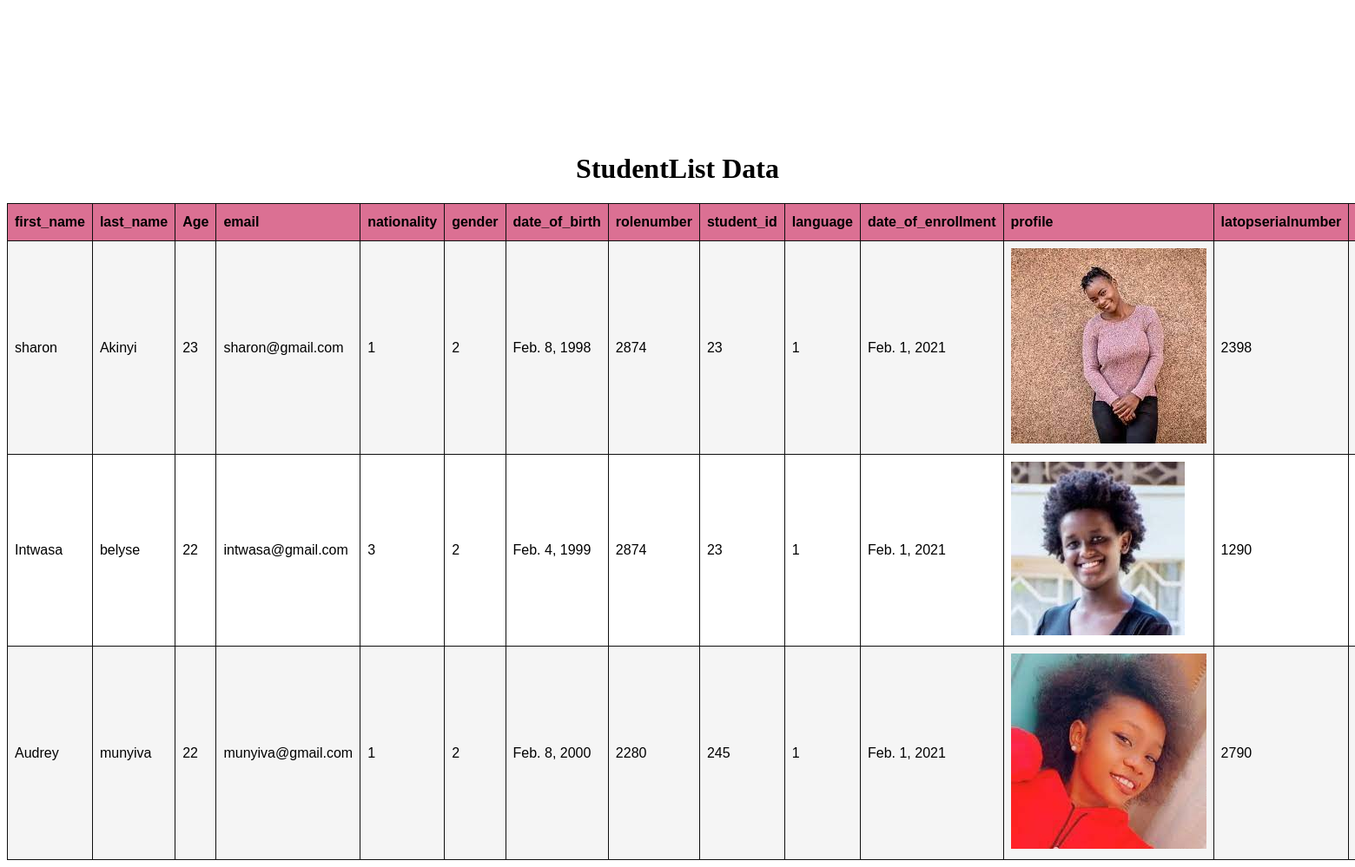
The page /student/list/ on the database its author committed.
### student/models.py (models this page shows, shortened)
class Student(models.Model):
    first_name=models.CharField(max_length=15, null=True)
    last_name=models.CharField(max_length=12, null=True)
    age=models.PositiveSmallIntegerField(null=True)
    date_of_birth=models.DateField(null=True)
    rolenumber=models.CharField(max_length=17, null=True)
    district=models.CharField(max_length=18, null=True)
    gender_choices=(
        ("1",'Male'),
        ("2",'Female'),
        ("3",'Others'),
    )
    gender=models.CharField(max_length=19, choices =gender_choices, null=True)
    email=models.EmailField(max_length=30, null=True)
    student_id=models.PositiveSmallIntegerField(null=True)
    nationality_choices=(
        ('1', 'Kenya'),
         ('2', 'Uganda'),
          ('3', 'Rwanda'),
    )
    nationality=models.CharField(max_length =23,choices=nationality_choices, null=True)
    nationality_id=models.CharField(max_length=20, null=True)
    medical_report=models.FileField(null=True)
    language=models.CharField(max_length=20, null=True)
    laptopserialnumber=models.CharField(max_length=16, null=True)
    date_of_enrollment=models.DateField(null=True)
    profile=models.ImageField(upload_to='images/', null=True)
    phone_number=models.CharField(max_length=15, null=True)
    language_choices=(
        ('1','English'),
        ('2','kiswahili'),
        ('3','kinyaradwa'),
    )
    language=models.CharField(max_length=6, choices =language_choices, null=True)

### student/views.py (the view)
# urls.py: path('list/',student_list,name="student_list"),
def student_list(request):
    students=Student.objects.all()
    return render(request,"student_list.html",{"students":students})

### student/templates/student_list.html (shortened to what this page needs)
<!DOCTYPE html>
<html>
<head>
</head>
<body>
    <h1>StudentList Data</h1>
    <table id="students">
            <th>first_name</th>
            <th>last_name</th>
            <th>Age</th>
            <th>email</th>
            <th>nationality</th>
            <th>gender</th>
            <th>date_of_birth</th>
            <th>rolenumber</th>
            <th>student_id</th>
            <th>language</th>
            <th>date_of_enrollment</th>
            <th>profile</th>
            <th>latopserialnumber</th>
            <th>district</th>
        {%for student in students%}
        <tr>
            <td>{{ student.first_name}}</td>
            <td>{{ student.last_name}}</td>
            <td>{{ student.age}}</td>
            <td>{{student.email}}</td>
            <td>{{student.nationality}}</td>
            <td>{{student.gender}}</td>
           <td>{{student.date_of_birth}}</td>
           <td>{{student.rolenumber}}</td>
            <td>{{student.student_id}}</td>
            <td>{{student.language}}</td>
            <td>{{student.date_of_enrollment}}</td>
            {% if student.profile %}
            <td><img src="{{student.profile.url}}"></td>
            {% endif %}
            <td>{{student.laptopserialnumber}}</td>
            <td>{{student.district}}</td>
           </tr>
        {%endfor%}
    </table>
</body>
</html>

### student/templates/student_list.html (style rules this page uses)
#students { font-family: Arial, Helvetica, sans-serif; border-collapse: collapse; width: 100%; }
#students td, #students th { border: 1px solid rgb(15, 15, 15); padding: 8px; }
#students tr:nth-child(even) { background-color: #f2f2f2be; }
#students th { padding-top: 12px; padding-bottom: 12px; text-align: left; background-color: palevioletred; color:black; }
h1 { text-align: center; color: black; padding-top: 10%; }

### rows shown on the page
Student: first_name "sharon", last_name "Akinyi", age "23", email "sharon@gmail.com", nationality "1", gender "2", date_of_birth "Feb. 8, 1998", rolenumber "2874", student_id "23", language "1", date_of_enrollment "Feb. 1, 2021", profile (picture), laptopserialnumber "2398"
Student: first_name "Intwasa", last_name "belyse", age "22", email "intwasa@gmail.com", nationality "3", gender "2", date_of_birth "Feb. 4, 1999", rolenumber "2874", student_id "23", language "1", date_of_enrollment "Feb. 1, 2021", profile (picture), laptopserialnumber "1290"
Student: first_name "Audrey", last_name "munyiva", age "22", email "munyiva@gmail.com", nationality "1", gender "2", date_of_birth "Feb. 8, 2000", rolenumber "2280", student_id "245", language "1", date_of_enrollment "Feb. 1, 2021", profile (picture), laptopserialnumber "2790"
